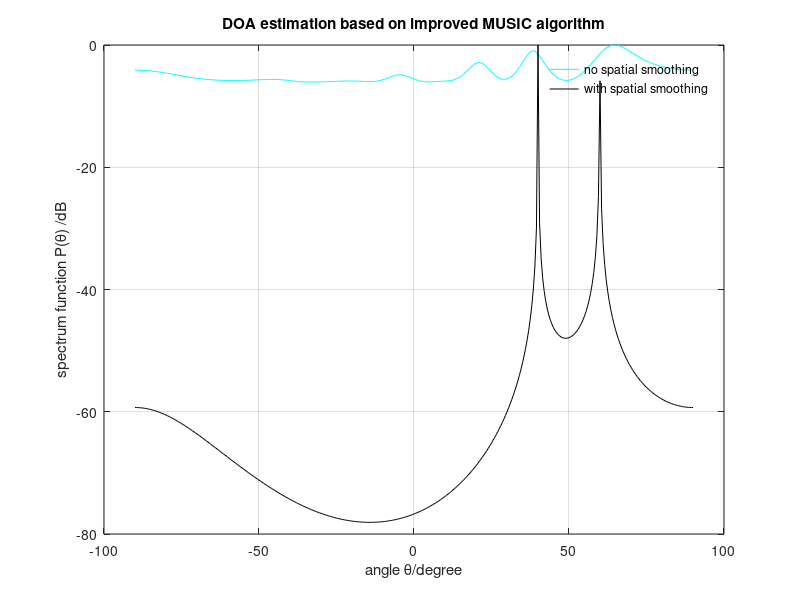

The MATLAB script that drew this image:
%%
% Code name: 2D MUSIC algorithm 
% Author: Hoang Manh Linh
% hoangmanhlinhbachkhoa@gmail.com
% Reference: 
% Introduction to Direction-of-Arrival Estimation-Zhizhang Chen, Gopal Gokeda, Yiqiang Yu
% DOA estimation based on MUSIC algorithm-Honghao Tang
clc
clear 
close all
format long
N=200;fs=2e11;
doa=[40 60]/180*pi;
w=[pi/4 pi/4]'*95e9;
M=10;
Msub=3;
P=length(w);
c=3e8;
lambda=c*2*pi/w(1);
deltad=lambda/2;
% deltad=lambda/1.5;
snr=10;
D=zeros(P,M);
for k=1:P
D(k,:)=exp(-1i*2*[0:M-1]*pi*deltad*sin(doa(k))/lambda);
end
s=2*exp(1i*(w*[1:N]));
x=D'*s;
x=x+awgn(x,snr);
figure,
%% Without spatial smoothing
R_old=x*x';
J=fliplr(eye(M));
R_old=R_old+J*conj(R_old)*J;
[N,~]=eig(R_old);
NN=N(:,1:M-P);
theta=-90:0.5:90;
for ii=1:length(theta)
SS=zeros(1,length(M));
for jj=0:M-1
SS(1+jj)=exp(-1i*2*jj*pi*deltad*sin(theta(ii)/180*pi)/lambda);
end
PP= SS*NN*NN'*SS';
Pmusic_im(ii)=abs(1/PP);
end
Pmusic_im=10*log10(Pmusic_im/max(Pmusic_im));
plot(theta,Pmusic_im,'c');
hold on
%% When we use only one sub sub-array
R_sub_ma=[]; 
for t=1:M-Msub+1
x_sub=x(t:t+Msub-1,:);
R_sub=x_sub*x_sub';
R_sub_ma(t,:,:)=R_sub;
end
%% When we use spatial smoothing
R_fin=reshape(mean(R_sub_ma,1),[Msub,Msub]);
%J=fliplr(eye(Msub));
%R=R+J*conj(R)*J;       %Forward backward averaging, apply if interested
[N,V]=eig(R_fin);
NN=N(:,1:Msub-P);
theta=-90:0.5:90;
for ii=1:length(theta)
    SS=zeros(1,length(M));
    for jj=0:Msub-1
        SS(1+jj)=exp(-1i*2*jj*pi*deltad*sin(theta(ii)/180*pi)/lambda);
    end
    PP= SS*NN*NN'*SS';
    Pmusic_im(ii)=abs(1/PP);
end
Pmusic_im=10*log10(Pmusic_im/max(Pmusic_im));
plot(theta,Pmusic_im,'-k')
xlabel('angle \theta/degree')
ylabel('spectrum function P(\theta) /dB')
title('DOA estimation based on improved MUSIC algorithm')
grid on
% axis([-91 91 min(Pmusic_im)-2 0]);
legend('no spatial smoothing','with spatial smoothing');
legend boxoff
% % End of code